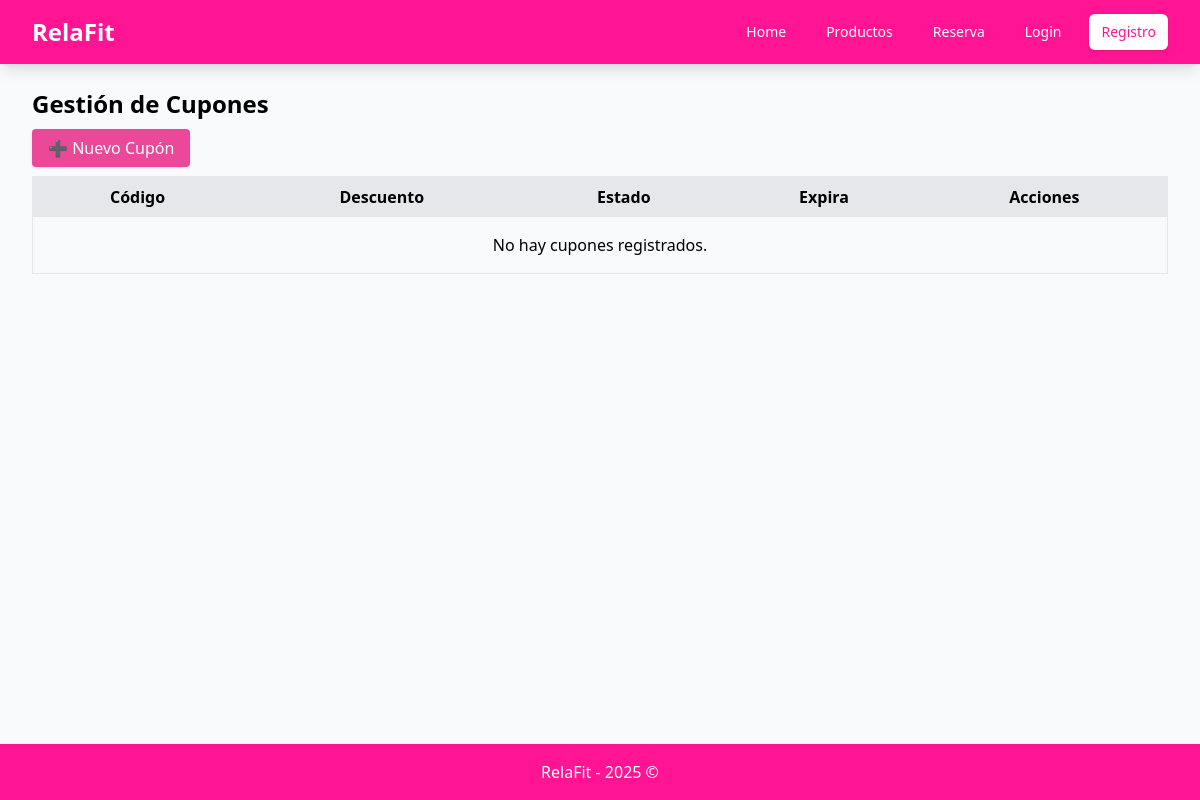
Before: /panel/cupones/ with the older database file.
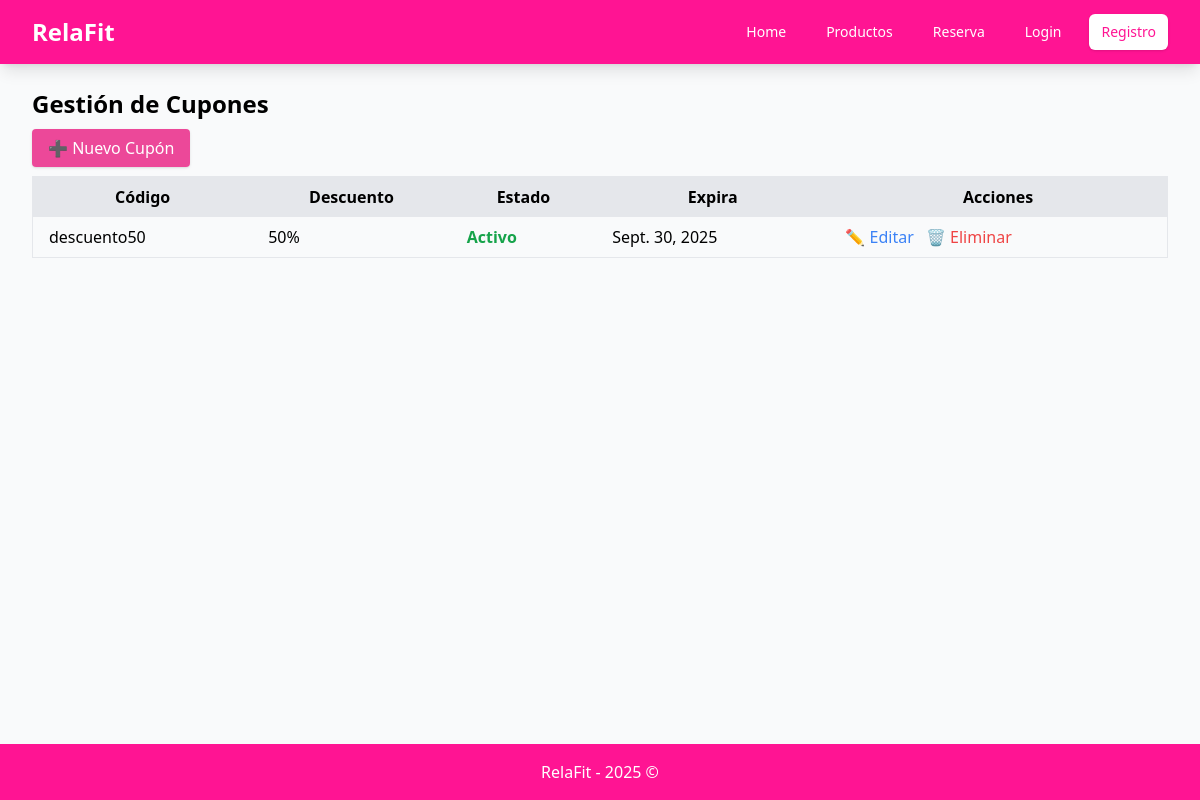
After: the same page with the newer database file.
### Sesion/models.py (models this page shows)
class Cupon(models.Model):
    idCupon = models.AutoField(primary_key = True)
    descuentoCupon = models.IntegerField()
    codigoCupon = models.CharField()
    estadoCupon = models.BooleanField()
    fechaVencimientoCupon = models.DateField()

### Sesion/views.py (the view)
# urls.py: path("panel/cupones/", CuponListView.as_view(), name="cupon_list"),
class CuponListView(ListView):
    model = Cupon
    template_name = "cupon_list.html"
    context_object_name = "cupones"

### Sesion/templates/cupon_list.html (shortened to what this page needs)
{% extends "base.html" %}
{% block content %}
<h1 class="text-2xl font-bold mb-4">Gestión de Cupones</h1>
<a href="{% url 'cupon_form' %}"
   class="bg-pink-500 hover:bg-pink-600 text-white px-4 py-2 rounded shadow">
   ➕ Nuevo Cupón
</a>
<table class="min-w-full mt-4 border">
  <thead>
    <tr class="bg-gray-200">
      <th class="px-4 py-2">Código</th>
      <th class="px-4 py-2">Descuento</th>
      <th class="px-4 py-2">Estado</th>
      <th class="px-4 py-2">Expira</th>
      <th class="px-4 py-2">Acciones</th>
    </tr>
  </thead>
  <tbody>
    {% for cupon in cupones %}
    <tr class="border-b">
      <td class="px-4 py-2">{{ cupon.codigoCupon }}</td>
      <td class="px-4 py-2">{{ cupon.descuentoCupon }}%</td>
      <td class="px-4 py-2">
        {% if cupon.estadoCupon %}
          <span class="text-green-600 font-semibold">Activo</span>
        {% else %}
          <span class="text-red-600 font-semibold">Inactivo</span>
        {% endif %}
      </td>
      <td class="px-4 py-2">{{ cupon.fechaVencimientoCupon }}</td>
      <td class="px-4 py-2 space-x-2">
        <a href="{% url 'cupon_form' cupon.idCupon %}" class="text-blue-500">✏️ Editar</a>
        <button onclick="openModal('{{ cupon.id }}')" class="text-red-500">🗑 Eliminar</button>
      </td>
    </tr>
    {% empty %}
    <tr>
      <td colspan="5" class="text-center py-4">No hay cupones registrados.</td>
    </tr>
    {% endfor %}
  </tbody>
</table>
{% endblock %}

### Sesion/templates/base.html (shortened to what this page needs)
<!DOCTYPE html>
<html lang="es">
<head>
    <script src="https://cdn.tailwindcss.com"></script>
</head>
<body class="min-h-screen bg-gray-50 flex flex-col">
    <nav class="bg-pink-bright shadow-lg sticky top-0 z-50">
        <div class="max-w-7xl mx-auto px-4 sm:px-6 lg:px-8">
            <div class="flex justify-between items-center h-16">
                <div class="flex items-center">
                    <h1 class="text-2xl font-bold text-white">RelaFit</h1>
                </div>
                <div class="hidden md:block">
                    <div class="ml-10 flex items-baseline space-x-4">
                        {% if request.session.usuario_id %}
                            {% if request.session.usuario_tipo == "admin" %}
                                <a href="{% url 'productos_list' %}"
                                class="text-white hover:bg-pink-bright-dark px-3 py-2 rounded-md text-sm font-medium">
                                    Gestionar Productos
                                </a>
                                <a href="{% url 'sesiones_list' %}"
                                class="text-white hover:bg-pink-bright-dark px-3 py-2 rounded-md text-sm font-medium">
                                    Gestionar Sesiones
                                </a>
                                <a href="{% url 'cupon_list' %}"
                                class="text-white hover:bg-pink-bright-dark px-3 py-2 rounded-md text-sm font-medium">
                                    Gestionar Cupones
                                </a>
                                <span class="text-white px-3 py-2 rounded-md text-sm font-medium">Hola, {{ request.session.usuario_nombre }}</span>
                                <a href="{% url 'logout' %}"
                                class="bg-white text-pink-bright hover:bg-gray-100 px-3 py-2 rounded-md text-sm font-medium shadow">
                                    Cerrar sesión
                                </a>
                            {% else %}
                                <a href="{% url 'home' %}"
                                class="text-white hover:bg-pink-bright-dark px-3 py-2 rounded-md text-sm font-medium">
                                    Home
                                </a>
                                <a href="{% url 'producto' %}"
                                class="text-white hover:bg-pink-bright-dark px-3 py-2 rounded-md text-sm font-medium">
                                    Productos
                                </a>
                                <a href="{% url 'reserva' %}"
                                class="text-white hover:bg-pink-bright-dark px-3 py-2 rounded-md text-sm font-medium">
                                    Reserva
                                </a>
                                <span class="text-white px-3 py-2 rounded-md text-sm font-medium">Hola, {{ request.session.usuario_nombre }}</span>
                                <a href="{% url 'logout' %}"
                                class="bg-white text-pink-bright hover:bg-gray-100 px-3 py-2 rounded-md text-sm font-medium shadow">
                                    Cerrar sesión
                                </a>
                            {% endif %}
                        {% else %}
                            <a href="{% url 'home' %}"
                            class="text-white hover:bg-pink-bright-dark px-3 py-2 rounded-md text-sm font-medium">
                                Home
                            </a>
                            <a href="{% url 'producto' %}"
                            class="text-white hover:bg-pink-bright-dark px-3 py-2 rounded-md text-sm font-medium">
                                Productos
                            </a>
                            <a href="{% url 'reserva' %}"
                            class="text-white hover:bg-pink-bright-dark px-3 py-2 rounded-md text-sm font-medium">
                                Reserva
                            </a>
                            <a href="{% url 'login' %}"
                            class="text-white hover:bg-pink-bright-dark px-3 py-2 rounded-md text-sm font-medium">
                                Login
                            </a>
                            <a href="{% url 'registro' %}"
                            class="bg-white text-pink-bright hover:bg-gray-100 px-3 py-2 rounded-md text-sm font-medium shadow">
                                Registro
                            </a>
                        {% endif %}
                    </div>
                </div>
            </div>
        </div>
    </nav>
    <main class="flex-grow">
        <div class="max-w-7xl mx-auto py-6 sm:px-6 lg:px-8">
            {% block content %}
            {% endblock %}
        </div>
    </main>
    <footer class="bg-pink-bright">
        <div class="max-w-7xl mx-auto py-4 px-4 sm:px-6 lg:px-8">
            <div class="text-center">
                <p class="text-white font-medium">RelaFit - 2025 ©</p>
            </div>
        </div>
    </footer>
</body>
</html>

Changed rows visible on the page:
added Cupon: codigoCupon "descuento50", descuentoCupon "50", estadoCupon "Activo", fechaVencimientoCupon "Sept. 30, 2025"
Other visible differences:
text no longer shown: "No hay cupones registrados."
